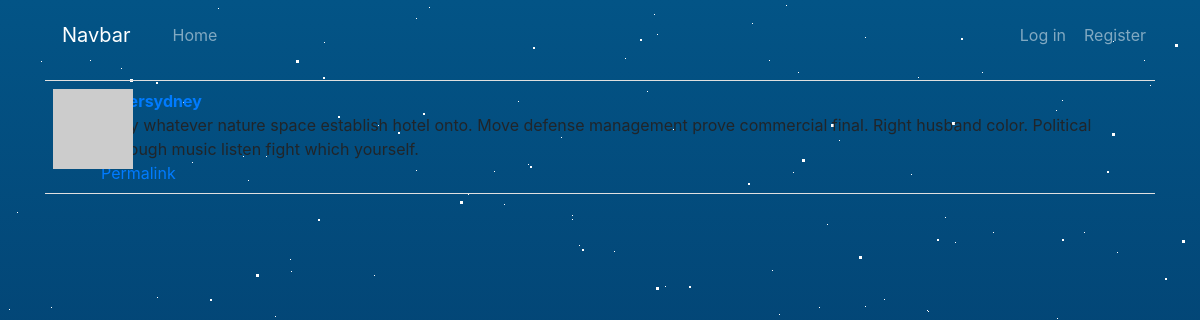
/post/1, run on the app's committed database.
### app/models.py (models this page shows, shortened)
class Post(db.Model):
    __tablename__ = 'posts'
    id = db.Column(db.Integer, primary_key=True)
    body = db.Column(db.Text)
    author_id = db.Column(db.Integer, db.ForeignKey('users.id'))
    body_html = db.Column(db.Text)

class User(UserMixin, db.Model):
    __tablename__ = 'users'
    id = db.Column(db.Integer, primary_key=True)
    email = db.Column(db.String(64), unique=True, index=True)
    username = db.Column(db.String(64), unique=True, index=True)
    password_hash = db.Column(db.String(128))
    role_id = db.Column(db.Integer, db.ForeignKey('roles.id'))
    name = db.Column(db.String(64))
    location = db.Column(db.String(64))
    about_me = db.Column(db.Text())
    avatar_hash = db.Column(db.String(32))
    posts = db.relationship('Post', backref='author', lazy='dynamic')
    followed = db.relationship('Follow',\
                                foreign_keys=[Follow.follower_id],
                                backref=db.backref('follower', lazy='joined'),
                                lazy='dynamic',
                                cascade='all, delete-orphan')
    followers = db.relationship('Follow',
                                foreign_keys=[Follow.followed_id],
                                backref=db.backref('followed', lazy='joined'),
                                lazy='dynamic',
                                cascade='all, delete-orphan')
    def gravatar(self, size=100, default='identicon', rating='g'):
        url = 'https://secure.gravatar.com/avatar'
        hash = self.avatar_hash or self.gravatar_hash()
        return '{url}/{hash}?s={size}&d={default}&r={rating}'.format(url=url, hash=hash, size=size, default=default, rating=rating)
    @property
    def password(self):
        raise AttributeError('password is not a readable attribute')

### app/main/views.py (the view)
@main.route('/post/<int:id>')
def post(id):
    post = Post.query.get_or_404(id)
    return render_template('post.html', posts=[post])

### app/auth/views.py (called while the page is built)
@auth.before_app_request
def before_request():
    if current_user.is_authenticated:
        current_user.ping()

### app/main/__init__.py (called while the page is built)
@main.app_context_processor
def inject_permission():
    return dict(Permission=Permission)

### app/templates/post.html (shortened to what this page needs)
{% extends "base.html" %}
{% block page_content %}
{% include "_posts.html" %}
{% endblock %}

### app/templates/_posts.html (shortened to what this page needs)
<div class="container">
    <ul class="posts">
        {% for post in posts %}
        <li class="post">
            <div class="post-thumbnail">
                <a href="{{ url_for('.user', username=post.author.username) }}">
                    <img class="img-rounded profile-thumbnail" src="{{ post.author.gravatar(size=39) }}">
                </a>
            </div>
            <div class="post-content">
                <div class="post-author"><a href="{{ url_for('.user', username=post.author.username) }}">{{ post.author.username }}</a></div>
                <div class="post-body">
                    {% if post.body_html %}
                        {{ post.body_html | safe }}
                    {% else %}
                        {{ post.body }}
                    {% endif %}
                </div>
                <div class="post-footer">
                    <a href="{{ url_for('main.post', id=post.id) }}">
                        <span class="label label-default">Permalink</span>
                    </a>
                </div>
            </div>
        </li>
        {% endfor %}
    </ul>
</div>

### app/static/css/styles.css (style rules this page uses)
body { background: linear-gradient(#035486,#010029); overflow: hidden; }
.profile-thumbnail { position: absolute; }
ul.posts { list-style-type: none; padding: 0px; margin: 16px 0px 0px 0px; border-top: 1px solid #e0e0e0; }
ul.posts li.post { padding: 8px; border-bottom: 1px solid #e0e0e0; }
div.post-author { font-weight: bold; }
div.post-thumbnail { position: absolute; }
div.post-content { margin-left: 48px; min-height: 48px; }

### data on the page
Post: author.username "millersydney", body "They whatever nature space establish hotel onto. Move defense management prove commercial final. Right husband color. Political although music listen fight which yourself."
